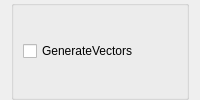
<?xml version="1.0" encoding="UTF-8"?>
<ui version="4.0">
 <class>MEDReaderVectorsWidget</class>
 <widget class="QWidget" name="widgetVectors">
   <layout class="QGridLayout" name="layoutVectors">
   <property name="topMargin">
    <number>0</number>
   </property>
   <property name="bottomMargin">
    <number>0</number>
   </property>
     <item>
       <widget class="QGroupBox" name="groupBoxVectors">
        <property name="enabled">
         <bool>true</bool>
        </property>
        <property name="title">
         <string/>
        </property>
        <layout class="QHBoxLayout" name="horizontalLayoutVectors">
         <property name="topMargin">
          <number>0</number>
         </property>
         <property name="bottomMargin">
          <number>0</number>
         </property>
         <item>
          <widget class="QCheckBox" name="GenerateVects">
           <property name="text">
            <string>GenerateVectors</string>
           </property>
          </widget>
         </item>
        </layout>
       </widget>
     </item>
    </layout>
 </widget>
</ui>
